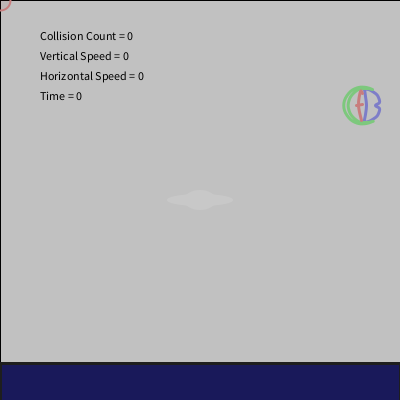
Frame 1 (no input)
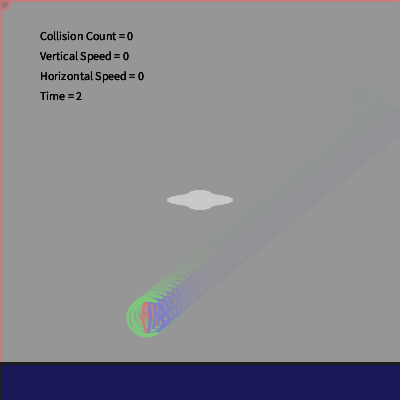
Frame 60 (the mouse pressed at the canvas centre just before this capture)
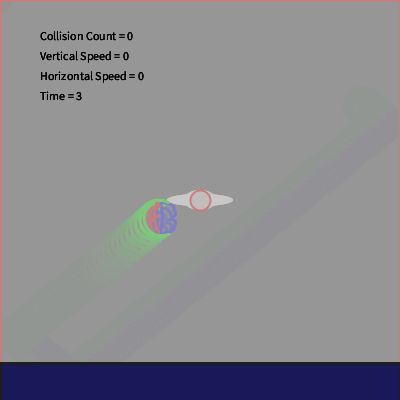
Frame 120 (the mouse held since frame 60 and released just before this capture)

The Processing sketch that drew these frames (run headless with seeded random() and noise(); from frame 60 on, the mouse is pressed at the canvas centre):

// Processing sketch: processing_43085
// ── processing_43085.pde

 // homeWork (8); 
// copyright Carl Bajandas 2011 Pittsburgh, PA

//////////////////////// GLOBAL \\\\\\\\\\\\\\\\\\\\\\\\\\

float 
d, 
distance, 
centerX, 
centerY, 
xPos, 
yPos, 
xPos2, 
yPos2, 
dia, 
dia2, 
inc, 
deltaX, 
deltaY, 
spaceX, 
spaceY, 
vX2, 
vY2, 
vX, 
vY, 
speedX, 
speedY, 
distSmash;

int
smash,
time;
///////////////////////SETUP\\\\\\\\\\\\\\\\\\\\\\\\\\\\\\
void setup ()
{
  size (400, 400)   ;
  smooth         ();
  noFill         ();
  noCursor       ();
  rectMode (CENTER);
  centerX = width/2;
  centerY = height/2;
  dia  = height*.1 ;
  dia2 = width/12   ;
  inc  = 2         ;
  xPos = width/2   ;
  yPos = height/2  ;
  distance = dist ( centerX, centerY, xPos, yPos);
  deltaX = 2       ;
  deltaY = 2       ;
  speedX = 0       ;
  speedY = 0       ;
  vX = 0           ;
  vY = 0           ;
  vX2 = random (3, 5)           ;
  vY2 = random (3, 5)           ; 
  xPos2 = random ( 0 + dia/2, width  - dia/2);
  yPos2 = random ( 0 + dia/2, height - dia/2 );
  smash = 0;
}


///////////////////////DRAW\\\\\\\\\\\\\\\\\\\\\\\\\\\\\\\

void draw ()
{
  prepScreen ()              ;
  moveShapey ()              ;
  trackShapey ()             ;
  printBox ()                ;
  shapey (xPos, yPos, dia, dia  );
  CFB (xPos2, yPos2, dia, dia);
  mouse ()                   ;
  bounceThing ()             ;
  SMASH ()                   ;
  showStats()                ;
  
}

///////////////////FUNCTIONS CALLED\\\\\\\\\\\\\\\\\\\\\

void mouse ()
{
  strokeWeight (2)                               ;            
  fill (150, 50, 50, 20)                         ;
  ellipse (mouseX, mouseY, height*.05, width*.05);
}

//////////////////////////////////////////////////////////

void prepScreen ()
{
  fill (150, 50)                           ;
  rect (centerX, centerY, width, height);
}

//////////////////////////////////////////////////////////

void SMASH ()
{
  d = dist (xPos, yPos, xPos2, yPos2);
  if (d < dia2)
  {
    background (255, 0, 0);
    xPos2 = random ( 0 + dia/2, width  - dia/2);
    yPos2 = random ( 0 + dia/2, height - dia/2 );

    vX2 = random (3, 5);
    vY2 = random (3, 5);
   
    smash += 1; 
   
  }
}
//////////////////////////////////////
 void showStats() 
 {
 time = millis () / 1000;
 fill (0);
 text ( "Collision Count"+" = "+smash, height*.1, width*.1); 
 text ( "Vertical Speed" + " = " + int (vX), height*.1, width*.15);
 text ( "Horizontal Speed" + " = " + int (vY), height*.1, width*.2);
 text ( "Time" + " = " +time, height*.1, width*.25);
 
    
 }
//////////////////////////////////////////////////////////

void moveShapey ()
{
  xPos = xPos + vX;
  yPos = yPos + vY; //dist (centerX, centerY )/100; use this for tracking
}
void  keyPressed ()
{  
  if (keyCode == RIGHT) 
    vX += .17;
  else if (keyCode == LEFT)
    vX -= .17;
  else if (keyCode == UP)
    vY -= .17;
  else if (keyCode == DOWN)  
    vY += .17;
  else if (key == ' ')
  {
    vY = vX = 0     ;
    xPos = width/2  ;
    yPos = height/2 ;
  }
} 
// PVector - look this up !


/////////////////////////////////////////////////
void trackShapey ()
{
  if ( xPos > height || xPos < 0 || yPos > width || yPos < 0 )
  {
    stroke (0); 
    fill (75);
    ellipse (centerX, centerY, height*.05, width*.05); 
    rect ( centerX + 20, centerY  - height*.1, width*.75, height/5);
    line (centerX, centerY, xPos, yPos) ;
    fill (0);
    text ( "Come back ... we love you !", centerX - 90, centerY - 50);  
    text ( "You are", centerX - 90, centerY - 25);
    text ( "parsecs away from us !!!", centerX + 12, centerY - 25);
    text ( dist (centerX, centerY, xPos, yPos), centerX -47, centerY - 25);
  }
}
///////////////////////////////////////////////
void bounceThing ()

{

  xPos2 += vX2; 
  yPos2 += vY2;


  if ((xPos2 > width- dia/2) || (xPos2 < 0 + dia/2)) 
    vX2 = - vX2;

  if ((yPos2 > height- dia/2 ) || (yPos2 < 0 + dia/2))
    vY2 = - vY2;

  vX2 = vX2*1.0007;
  vY2 = vY2*1.0007;
}


///////////////////////////////////////CALL printBox 

void printBox ()
{
  stroke (30);
  strokeWeight (3);
  fill (25, 25, 90);
  rect (width/2, height, width, height /-5.5);
} 
//////////////////////////////////////////////

void textPrint()
{
  fill(255, 255, 255);
  text("HORIZONTAL SPEED", width/4, height*.9);
  text("VERTICAL SPEED", width/4, height*.95);
  text (speedX*10, width*.65, height*.9);
  text (speedY*10, width*.65, height*.95);
}

/////////////////////////////////////////////////////////

void shapey (float x, float y, float wd, float ht)
{
  noStroke();    // why does this take of the mouse strokeWeight ? 
  fill (200);
  ellipse ( x, y, width/6, height/32);
  ellipse ( x, y, width *.08, height*.05);
}
///////////////////////////////////////////////////////
///////////////////////////////////////// CALL CFB 
////////////////////////////////////////////
////////////////////////////////////////////
////////////////////////////////////////////
void CFB (float x, float y, float wd, float ht)
{

  //// THIS IS THE B \\\\
  beginShape ();
  noFill();
  stroke( 125, 125, 200); // blue 
  curveVertex ( x + .04 * wd, y - .39 *ht);
  curveVertex ( x + .04 * wd, y - .39 *ht);
  curveVertex ( x + .07 * wd, y - .23 *ht);
  curveVertex ( x + .09 * wd, y);
  curveVertex ( x + .07 * wd, y + .23 *ht);
  curveVertex ( x + .04 * wd, y + .39 *ht);
  curveVertex ( x + .14 * wd, y + .39 *ht);
  curveVertex ( x + .33 * wd, y + .31 *ht);
  curveVertex ( x + .40 * wd, y + .20 *ht);
  curveVertex ( x + .42 * wd, y + .08 *ht);
  curveVertex ( x + .32 * wd, y);
  curveVertex ( x + .42 * wd, y - .08 *ht);
  curveVertex ( x + .40 * wd, y - .20 *ht);
  curveVertex ( x + .33 * wd, y - .31 *ht);
  curveVertex ( x + .14 * wd, y - .39 *ht);
  curveVertex ( x + .04 * wd, y - .39 *ht);
  curveVertex ( x + .33 * wd, y - .31 *ht);

  endShape();


  //// THIS IS THE C \\\\

  // this is the C's inner arc

  beginShape ();
  stroke( 125, 200, 125 ); // green 
  curveVertex   ( x + .25 * wd, y - .40 * ht );
  curveVertex   ( x + .25 * wd, y - .40 * ht );
  curveVertex   ( x + .10 * wd, y - .43 * ht );
  curveVertex   ( x - .10 * wd, y - .40 * ht );
  curveVertex   ( x - .28 * wd, y - .25 * ht );
  curveVertex   ( x - .35 * wd, y - .08 * ht );
  curveVertex ( x - .35 * wd, y + .08 * ht );
  curveVertex ( x - .28 * wd, y + .25 * ht );
  curveVertex ( x - .10 * wd, y + .40 * ht );
  curveVertex ( x + .10 * wd, y + .43 * ht );
  curveVertex ( x + .25 * wd, y + .40 * ht );

  // this is the C's outer arc 

  curveVertex   ( x + .25 * wd, y + .40 * ht );
  curveVertex   ( x + .10 * wd, y + .45 * ht );
  curveVertex   ( x - .10 * wd, y + .45 * ht );
  curveVertex   ( x - .30 * wd, y + .35 * ht );
  curveVertex   ( x - .45 * wd, y + .13 * ht );
  curveVertex ( x - .45 * wd, y - .13 * ht );
  curveVertex ( x - .30 * wd, y - .35 * ht );
  curveVertex ( x - .10 * wd, y - .45 * ht );
  curveVertex ( x + .10 * wd, y - .45 * ht );
  curveVertex ( x + .25 * wd, y - .40 * ht );
  curveVertex ( x + .25 * wd, y - .40 * ht );        
  endShape();

  //// THIS IS THE effin F \\\\

  beginShape ();
  stroke (200, 125, 125);
  curveVertex ( x + .01 * wd, y - .30 * ht); 
  curveVertex ( x + .01 * wd, y - .30 * ht); 
  curveVertex ( x - .06 * wd, y - .36 * ht); 
  curveVertex ( x - .10 * wd, y);
  curveVertex ( x - .02 * wd, y + .37 * ht);
  curveVertex ( x - .02 * wd, y + .37 * ht);

  endShape(); 

  //// this is the f's cross \\\\

  beginShape();             
  vertex  ( x - .16 * wd, y - .01 * ht); 
  vertex  ( x - .01 * wd, y - .03 * ht); 
  endShape  ();
}
